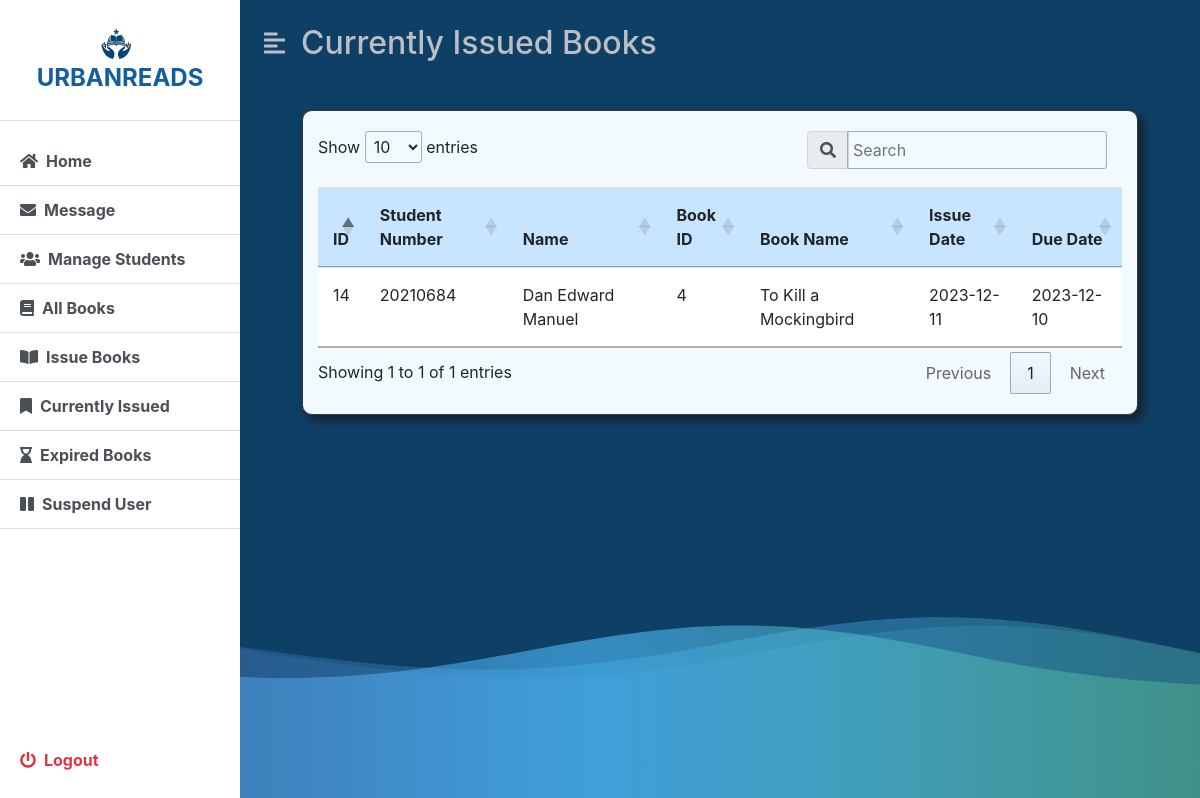
The app's page /admin/currentlyIssued.php (signed in) with its own data.
### tables this page shows
CREATE TABLE `borrowed` (
  `issued_id` int(11) NOT NULL,
  `book_id` int(11) NOT NULL,
  `id` int(11) NOT NULL,
  `book_title` varchar(50) NOT NULL,
  `student_number` varchar(50) NOT NULL,
  `due_date` date DEFAULT (curdate() + interval 7 day),
  `issue_date` date NOT NULL DEFAULT current_timestamp(),
  `full_name` varchar(100) NOT NULL
);

### admin/currentlyIssued.php (the view, shortened to what this page needs)
<?php
include('../dbconfig.php');
    $sql = 'SELECT * FROM borrowed';
    $stmt = $pdo->prepare($sql);
    $stmt->execute();
    $rows = $stmt->fetchAll(PDO::FETCH_OBJ);
?>
<!DOCTYPE html>
<html lang="en">
<head>
    <link rel="stylesheet" href="includes/style.css">
    <link rel="stylesheet" href="Bootsrap\css\bootstrap.min.css">
    <link rel="stylesheet" href="https://cdnjs.cloudflare.com/ajax/libs/font-awesome/5.15.3/css/all.min.css" />
    <link rel="stylesheet" href="https://cdn.datatables.net/1.13.6/css/jquery.dataTables.min.css">
</head>
<body>
    <div class="background-container">
        <div class="d-flex" id="wrapper">
            <?php include('includes/sidebar.php'); ?>
            <div id="page-content-wrapper" class="scrollable-content">
                <nav class="navbar navbar-expand-lg navbar-light bg-transparent py-4 px-4">
                    <div class="d-flex align-items-center">
                        <i class="fas fa-align-left second-text fs-4 me-3" id="menu-toggle"></i>
                        <h2 class="fs-2 m-0 second-text">Currently Issued Books</h2>
                    </div>
                </nav>
                <div class="container-fluid px-4">
                    <form action="" method="post" class="post">
                        <br>
                        <div class="container col-md-11 maintop border border-dark">
                            <table class="table table-bordered-dark" id="tbl-current-issued">
                                <thead>
                                    <tr>
                                        <th>ID</th>
                                        <th>Student Number</th>
                                        <th>Name</th>
                                        <th>Book ID</th>
                                        <th>Book Name</th>
                                        <th>Issue Date</th>
                                        <th>Due Date</th>
                                    </tr>
                                </thead>
                                    <?php
                                    foreach($rows as $row){
                                        echo ' <tr>
                                        <td scope="row">' . $row->issued_id . '</td>
                                        <td>' . $row->student_number . '</td>
                                        <td>' . $row->full_name . '</td>
                                        <td>' . $row->book_id . '</td>
                                        <td>' . $row->book_title . '</td>
                                        <td>' . $row->issue_date . '</td>
                                        <td>' . $row->due_date . '</td>';
                                        echo ' </tr> ';
                                    }
                                    ?>
                            </table>
                        </div>
                    </form>
                    <br>
                    <br>
                </div>
            </div>
        </div>
    </div>
    <link href="https://maxcdn.bootstrapcdn.com/bootstrap/4.5.2/css/bootstrap.min.css" rel="stylesheet">
</body>
</html>

### admin/includes/style.css (style rules this page uses)
:root { --main-bg-color: #002a9d; --main-text-color: #145DA0; --second-text-color: #bbbec5; --second-bg-color: #93ABBF; }
.second-text { color: var(--second-text-color); }
.maintop { background: #F2F9FF; border: 3px; border-radius: 10px; box-shadow: 5px 5px 10px 1px rgba(23, 10, 0, 0.5); }
.background-container { position: relative; width: 100%; height: 100vh; overflow: hidden; }
.scrollable-content { height: calc(100vh); overflow-y: auto; }
table.dataTable tbody th, table.dataTable tbody td { padding: 15px !important; }
table.dataTable thead th { padding: 15px !important; background-color: #C7E5FF; }
#wrapper { overflow-x: hidden; background-color: #0e4066; }
#page-content-wrapper { min-width: 100vw; }
#menu-toggle { cursor: pointer; }
.background-container { position: fixed; top: 0; left: 0; width: 100%; height: 100%; overflow: hidden; z-index: -1; }
@media (min-width: 768px) { #page-content-wrapper { min-width: 0; width: 100%; } }

### records on screen
borrowed: issued_id "14", student_number "20210684", full_name "Dan Edward Manuel", book "4", book_title "To Kill a Mockingbird", issue_date "2023-12-11", due_date "2023-12-10"
